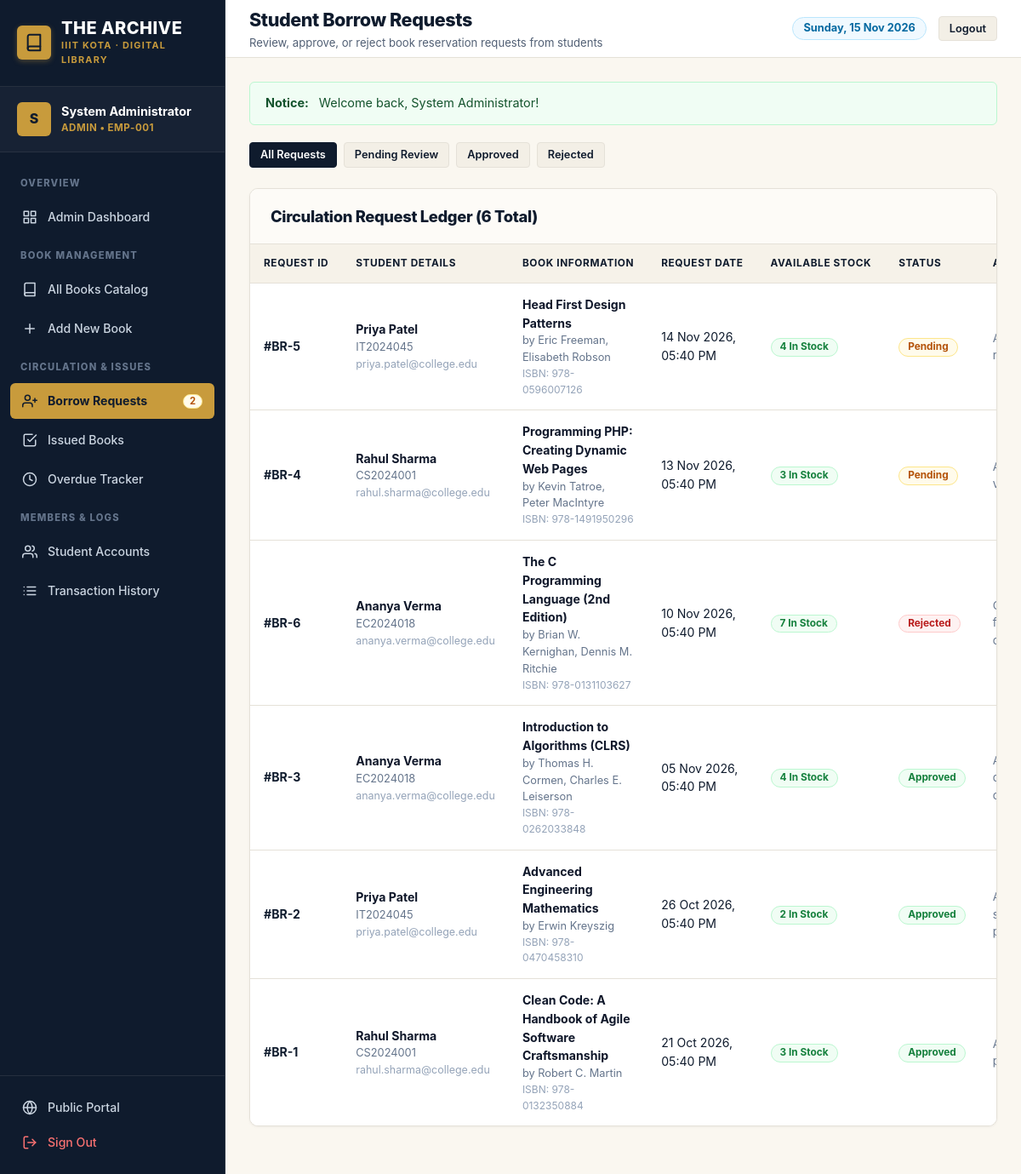
The page /admin/borrow_requests.php (signed in) on the database its author committed.
### tables this page shows
CREATE TABLE `borrow_requests` (
  `id` INT AUTO_INCREMENT PRIMARY KEY,
  `user_id` INT NOT NULL,
  `book_id` INT NOT NULL,
  `request_date` TIMESTAMP DEFAULT CURRENT_TIMESTAMP,
  `status` ENUM('pending', 'approved', 'rejected') NOT NULL DEFAULT 'pending',
  `admin_notes` TEXT DEFAULT NULL,
  `updated_at` TIMESTAMP DEFAULT CURRENT_TIMESTAMP ON UPDATE CURRENT_TIMESTAMP,
  CONSTRAINT `fk_requests_user` FOREIGN KEY (`user_id`) REFERENCES `users` (`id`) ON DELETE CASCADE ON UPDATE CASCADE,
  CONSTRAINT `fk_requests_book` FOREIGN KEY (`book_id`) REFERENCES `books` (`id`) ON DELETE CASCADE ON UPDATE CASCADE
);

CREATE TABLE `users` (
  `id` INT AUTO_INCREMENT PRIMARY KEY,
  `full_name` VARCHAR(100) NOT NULL,
  `email` VARCHAR(100) NOT NULL UNIQUE,
  `password` VARCHAR(255) NOT NULL,
  `phone` VARCHAR(20) DEFAULT NULL,
  `student_id_number` VARCHAR(50) DEFAULT NULL,
  `role` ENUM('admin', 'student') NOT NULL DEFAULT 'student',
  `status` ENUM('active', 'inactive') NOT NULL DEFAULT 'active',
  `created_at` TIMESTAMP DEFAULT CURRENT_TIMESTAMP,
  `updated_at` TIMESTAMP DEFAULT CURRENT_TIMESTAMP ON UPDATE CURRENT_TIMESTAMP
);

CREATE TABLE `books` (
  `id` INT AUTO_INCREMENT PRIMARY KEY,
  `isbn` VARCHAR(30) NOT NULL UNIQUE,
  `title` VARCHAR(255) NOT NULL,
  `author` VARCHAR(255) NOT NULL,
  `category_id` INT NOT NULL,
  `publisher` VARCHAR(255) DEFAULT NULL,
  `publication_year` INT DEFAULT NULL,
  `total_copies` INT NOT NULL DEFAULT 1,
  `available_copies` INT NOT NULL DEFAULT 1,
  `description` TEXT DEFAULT NULL,
  `cover_image` VARCHAR(255) DEFAULT NULL,
  `created_at` TIMESTAMP DEFAULT CURRENT_TIMESTAMP,
  `updated_at` TIMESTAMP DEFAULT CURRENT_TIMESTAMP ON UPDATE CURRENT_TIMESTAMP,
  CONSTRAINT `fk_books_category` FOREIGN KEY (`category_id`) REFERENCES `categories` (`id`) ON DELETE RESTRICT ON UPDATE CASCADE
);

### config/database.php (called while the page is built, shortened)
<?php
function e($value) {
    return htmlspecialchars($value ?? '', ENT_QUOTES, 'UTF-8');
}

### admin/borrow_requests.php (the view, shortened to what this page needs)
<?php
require_once __DIR__ . '/../config/database.php';
$conn = get_db_connection();
$status_filter = trim($_GET['status'] ?? 'all');
$query = "SELECT br.*, u.full_name, u.student_id_number, u.email, u.phone, b.title, b.author, b.isbn, b.available_copies
          FROM borrow_requests br
          JOIN users u ON br.user_id = u.id
          JOIN books b ON br.book_id = b.id
          WHERE 1=1";
$query .= " ORDER BY CASE WHEN br.status = 'pending' THEN 0 ELSE 1 END, br.request_date DESC";
$stmt = $conn->prepare($query);
$stmt->execute();
$requests = $stmt->get_result()->fetch_all(MYSQLI_ASSOC);
require __DIR__ . '/../includes/header.php';
?>
<div style="display: flex; gap: 8px; margin-bottom: 24px; flex-wrap: wrap;">
  <a href="borrow_requests.php" class="btn btn-sm <?= ($status_filter === 'all') ? 'btn-primary' : 'btn-secondary' ?>">
    All Requests
  </a>
  <a href="borrow_requests.php?status=pending" class="btn btn-sm <?= ($status_filter === 'pending') ? 'btn-primary' : 'btn-secondary' ?>">
    Pending Review
  </a>
  <a href="borrow_requests.php?status=approved" class="btn btn-sm <?= ($status_filter === 'approved') ? 'btn-primary' : 'btn-secondary' ?>">
    Approved
  </a>
  <a href="borrow_requests.php?status=rejected" class="btn btn-sm <?= ($status_filter === 'rejected') ? 'btn-primary' : 'btn-secondary' ?>">
    Rejected
  </a>
</div>
<div class="content-card">
  <div class="card-header">
    <h2>Circulation Request Ledger (<?= count($requests) ?> Total)</h2>
  </div>
  <div class="table-responsive">
    <table class="data-table">
      <thead>
        <tr>
          <th>Request ID</th>
          <th>Student Details</th>
          <th>Book Information</th>
          <th>Request Date</th>
          <th>Available Stock</th>
          <th>Status</th>
          <th>Admin Remarks</th>
        </tr>
      </thead>
      <tbody>
        <?php if (empty($requests)): ?>
          <tr>
            <td colspan="8" style="text-align: center; padding: 40px; color: #64748b;">
              No borrow requests found for this filter.
            </td>
          </tr>
        <?php else: ?>
          <?php foreach ($requests as $req): ?>
            <tr>
              <td><strong>#BR-<?= $req['id'] ?></strong></td>
              <td>
                <div style="font-weight: 700; color: #0f172a;"><?= e($req['full_name']) ?></div>
                <div style="font-size: 0.8rem; color: #64748b;"><?= e($req['student_id_number']) ?></div>
                <div style="font-size: 0.78rem; color: #94a3b8;"><?= e($req['email']) ?></div>
              </td>
              <td>
                <div style="font-weight: 700; color: #0f172a;"><?= e($req['title']) ?></div>
                <div style="font-size: 0.8rem; color: #64748b;">by <?= e($req['author']) ?></div>
                <div style="font-size: 0.75rem; color: #94a3b8;">ISBN: <?= e($req['isbn']) ?></div>
              </td>
              <td><?= date('d M Y, h:i A', strtotime($req['request_date'])) ?></td>
              <td>
                <?php if ($req['available_copies'] > 0): ?>
                  <span class="badge badge-success"><?= $req['available_copies'] ?> In Stock</span>
                <?php else: ?>
                  <span class="badge badge-danger">0 Available</span>
                <?php endif; ?>
              </td>
              <td>
                <?php if ($req['status'] === 'pending'): ?>
                  <span class="badge badge-warning">Pending</span>
                <?php elseif ($req['status'] === 'approved'): ?>
                  <span class="badge badge-success">Approved</span>
                <?php else: ?>
                  <span class="badge badge-danger">Rejected</span>
                <?php endif; ?>
              </td>
              <td style="font-size: 0.82rem; color: #64748b; max-width: 180px;">
              </td>
            </tr>
          <?php endforeach; ?>
        <?php endif; ?>
      </tbody>
    </table>
  </div>
</div>
<?php require __DIR__ . '/../includes/footer.php'; ?>

### assets/css/style.css (style rules this page uses)
:root { --navy-deep: #0f1b2d; --navy-navbar: #0f1b2d; --navy-sidebar: #0f1b2d; --navy-hover: #1b2d47; --navy-subtle: #162438; --gold-muted: #c89b3c; --gold-hover: #b5882a; --gold-light: #fdfaf3; --gold-badge: #d4ae58; --gold-border: #e8d3a0; --bg-main: #FAF7F0; --bg-body: #FAF7F0; --bg-card: #FFFFFF; --bg-subtle: #F3EFE6; --bg-table-header: #F6F2E9; --border-color: #E5E1D8; --border-subtle: #ECE8DF; --border-focus: #c89b3c; --text-heading: #0f1b2d; --text-main: #0f1b2d; --text-secondary: #526075; --text-muted: #64748b; --text-light: #94a3b8; --text-white: #ffffff; --success: #15803d; --success-bg: #f0fdf4; --success-border: #bbf7d0; --warning: #b45309; --warning-bg: #fffbeb; --warning-border: #fde68a; --danger: #b91c1c; --danger-bg: #fef2f2; --danger-border: #fecaca; --info: #0369a1; --info-bg: #f0f9ff; --info-border: #bae6fd; --shadow-sm: 0 1px 3px rgba(15, 27, 45, 0.05); --shadow-md: 0 4px 10px rgba(15, 27, 45, 0.07); --shadow-lg: 0 10px 22px rgba(15, 27, 45, 0.09); --shadow-xl: 0 20px 30px rgba(15, 27, 45, 0.12); --radius-sm: 6px; --radius-md: 10px; --radius-lg: 16px; --radius-full: 9999px; --transition: all 0.2s cubic-bezier(0.4, 0, 0.2, 1); --font-sans: -apple-system, BlinkMacSystemFont, "Segoe UI", Roboto, "Helvetica Neue", Arial, sans-serif; }
*, *::before, *::after { box-sizing: border-box; margin: 0; padding: 0; }
html { font-size: 16px; scroll-behavior: smooth; }
body { font-family: var(--font-sans); background-color: var(--bg-main); color: var(--text-main); line-height: 1.55; -webkit-font-smoothing: antialiased; min-height: 100vh; display: flex; flex-direction: column; }
h1, h2, h3, h4, h5, h6 { color: var(--text-heading); font-weight: 700; letter-spacing: -0.02em; }
a { color: var(--navy-deep); text-decoration: none; transition: var(--transition); }
.btn { display: inline-flex; align-items: center; justify-content: center; gap: 8px; padding: 9px 18px; font-size: 0.9rem; font-weight: 600; border-radius: var(--radius-sm); cursor: pointer; border: 1px solid transparent; transition: var(--transition); text-decoration: none; font-family: inherit; line-height: 1.25; }
.btn-primary { background-color: var(--navy-deep); color: var(--text-white); border-color: var(--navy-deep); }
.btn-secondary { background-color: var(--bg-subtle); color: var(--navy-deep); border-color: var(--border-color); }
.btn-sm { padding: 6px 12px; font-size: 0.8rem; border-radius: 4px; }
.content-card { background: var(--bg-card); border: 1px solid var(--border-color); border-radius: var(--radius-md); box-shadow: var(--shadow-sm); overflow: hidden; margin-bottom: 28px; }
.card-header { padding: 18px 24px; border-bottom: 1px solid var(--border-color); display: flex; align-items: center; justify-content: space-between; flex-wrap: wrap; gap: 12px; background: #fdfbf7; }
.card-header h2, .card-header h3 { font-size: 1.15rem; font-weight: 800; color: var(--text-heading); }
.table-responsive { width: 100%; overflow-x: auto; }
.data-table { width: 100%; border-collapse: collapse; text-align: left; font-size: 0.88rem; }
.data-table th { background: var(--bg-table-header); color: var(--text-heading); font-weight: 700; text-transform: uppercase; font-size: 0.74rem; letter-spacing: 0.6px; padding: 13px 16px; border-bottom: 1px solid var(--border-color); white-space: nowrap; }
.data-table td { padding: 14px 16px; border-bottom: 1px solid var(--border-color); color: var(--text-main); vertical-align: middle; background: var(--bg-card); }
.data-table tr:last-child td { border-bottom: none; }
.badge { display: inline-flex; align-items: center; gap: 4px; padding: 4px 10px; border-radius: var(--radius-full); font-size: 0.74rem; font-weight: 700; line-height: 1; white-space: nowrap; }
.badge-success { background: var(--success-bg); color: var(--success); border: 1px solid var(--success-border); }
.badge-warning { background: var(--warning-bg); color: var(--warning); border: 1px solid var(--warning-border); }
.badge-danger { background: var(--danger-bg); color: var(--danger); border: 1px solid var(--danger-border); }

### rows shown on the page
borrow_requests: id "5", user.full_name "Priya Patel", user.student_id_number "IT2024045", user.email "priya.patel@college.edu", book.title "Head First Design Patterns", book.author "Eric Freeman, Elisabeth Robson", book.isbn "978-0596007126", request_date "14 Nov 2026, 05:40 PM", book.available_copies "4", status "Pending"
borrow_requests: id "4", user.full_name "Rahul Sharma", user.student_id_number "CS2024001", user.email "rahul.sharma@college.edu", book.title "Programming PHP: Creating Dynamic Web Pages", book.author "Kevin Tatroe, Peter MacIntyre", book.isbn "978-1491950296", request_date "13 Nov 2026, 05:40 PM", book.available_copies "3", status "Pending"
borrow_requests: id "6", user.full_name "Ananya Verma", user.student_id_number "EC2024018", user.email "ananya.verma@college.edu", book.title "The C Programming Language (2nd Edition)", book.author "Brian W. Kernighan, Dennis M. Ritchie", book.isbn "978-0131103627", request_date "10 Nov 2026, 05:40 PM", book.available_copies "7", status "Rejected"
borrow_requests: id "3", user.full_name "Ananya Verma", user.student_id_number "EC2024018", user.email "ananya.verma@college.edu", book.title "Introduction to Algorithms (CLRS)", book.author "Thomas H. Cormen, Charles E. Leiserson", book.isbn "978-0262033848", request_date "05 Nov 2026, 05:40 PM", book.available_copies "4", status "Approved"
borrow_requests: id "2", user.full_name "Priya Patel", user.student_id_number "IT2024045", user.email "priya.patel@college.edu", book.title "Advanced Engineering Mathematics", book.author "Erwin Kreyszig", book.isbn "978-0470458310", request_date "26 Oct 2026, 05:40 PM", book.available_copies "2", status "Approved"
borrow_requests: id "1", user.full_name "Rahul Sharma", user.student_id_number "CS2024001", user.email "rahul.sharma@college.edu", book.title "Clean Code: A Handbook of Agile Software Craftsmanship", book.author "Robert C. Martin", book.isbn "978-0132350884", request_date "21 Oct 2026, 05:40 PM", book.available_copies "3", status "Approved"

### other values the page prints
substr($user['full_name'] ?? 'U', 0, 1) "S"
$user['full_name'] "System Administrator"
$user['role'] "ADMIN"
$user['student_id'] "EMP-001"
$pending_requests_count "2"
$header_title "Student Borrow Requests"
$header_subtitle "Review, approve, or reject book reservation requests from students"
$message "Welcome back, System Administrator!"
count($requests) "6"
